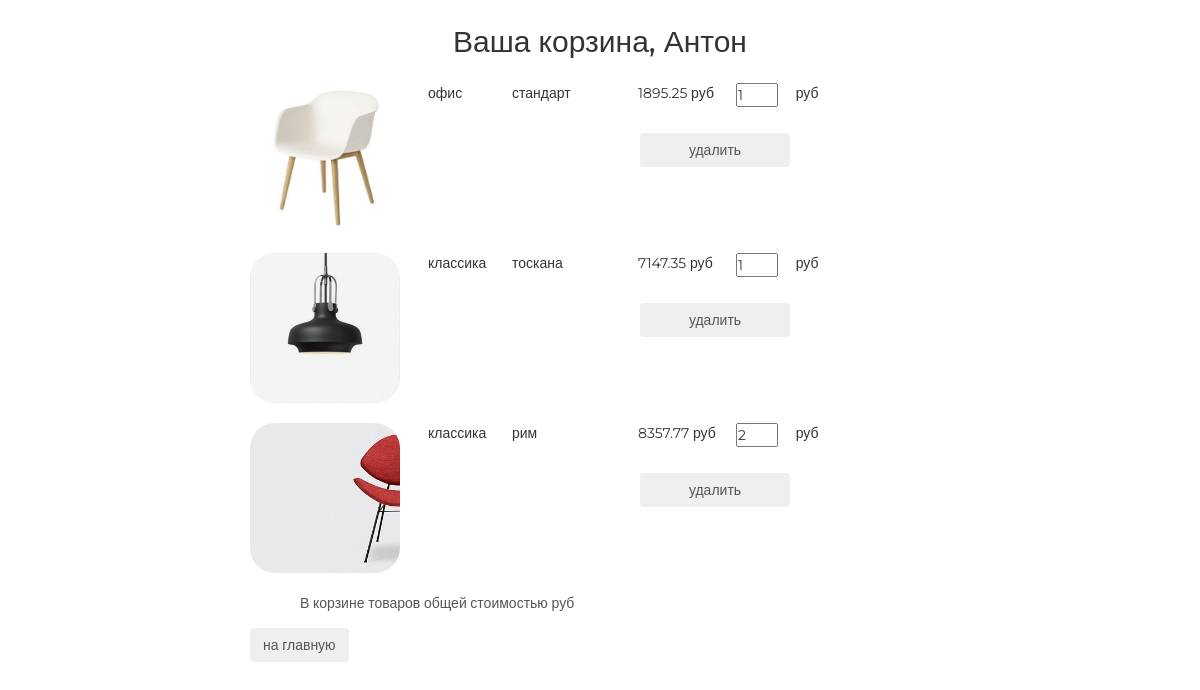
The app's page /basket/ (signed in), older data.
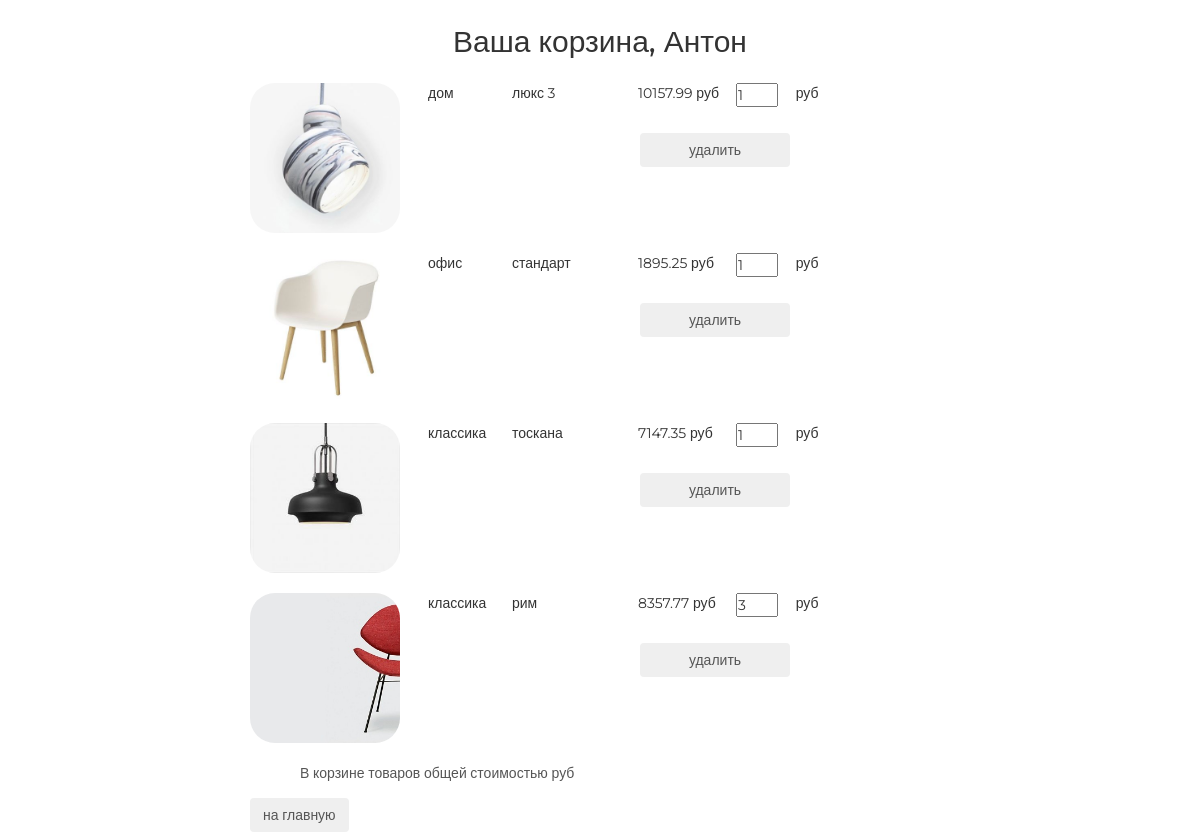
The same page, newer data.
### basketapp/models.py (models this page shows, shortened)
class Basket(models.Model):
    objects = BasketQuerySet.as_manager()
    user = models.ForeignKey(settings.AUTH_USER_MODEL, on_delete=models.CASCADE, related_name='basket')
    product = models.ForeignKey(Product, verbose_name='продукт', on_delete=models.CASCADE)
    quantity = models.PositiveIntegerField(verbose_name='количество', default=0)
    add_datetime = models.DateTimeField(verbose_name='время добавления', auto_now_add=True)
    def _get_product_cost(self):
        "return cost of all products this type"
        return self.product.price * self.quantity
    product_cost = property(_get_product_cost)

### mainapp/models.py (models this page shows, shortened)
class Product(models.Model):
    category = models.ForeignKey(ProductCategory, on_delete=models.CASCADE)
    name = models.CharField(verbose_name='имя продукта', max_length=128)
    image = models.ImageField(upload_to='products_images', blank=True)
    short_desc = models.CharField(verbose_name='краткое описание продукта', max_length=60, blank=True)
    description = models.TextField(verbose_name='описание продукта', blank=True)
    price = models.DecimalField(verbose_name='цена продукта', max_digits=8, decimal_places=2, default=0)
    quantity = models.PositiveIntegerField(verbose_name='количество на складе', default=0)
    is_active = models.BooleanField(verbose_name='категория активна', default=True, db_index=True)

class ProductCategory(models.Model):
    name = models.CharField(verbose_name='название категории', max_length=64, unique=True)
    description = models.TextField(verbose_name='описание категории', blank=True)
    is_active = models.BooleanField(verbose_name='категория активна', default=True)

### basketapp/views.py (the view)
# urls.py: re_path(r'^basket/', include('basketapp.urls', namespace='basket')),
@login_required
def basket(request):
    title = 'корзина'
    basket_items = Basket.objects.filter(user=request.user).order_by('product__category')
    content = {
        'title': title,
        'basket_items': basket_items,
    }
    return render(request, 'basketapp/basket.html', content)

### adminapp/templatetags/my_tags.py (called while the page is built)
def media_folder_products(string):
    if not string:
        string = 'products_images/default.jpg'
    new_string = "{}{}".format(URL_PREFIX, string)
    return new_string

### mainapp/context_processors.py (called while the page is built)
def basket(request):
    print(f'context processor basket works')
    basket = []
    if request.user.is_authenticated:
        basket = Basket.objects.filter(user=request.user)
    return {
        'basket': basket,
    }

### basketapp/templates/basketapp/basket.html
{% extends 'basketapp/base.html' %}
{% load static %}
{% block content %}
    <div class="basket_list">
        {% include 'basketapp/includes/inc_basket_list.html' %}
    </div>
    <button class="btn btn-round">
        <a href="{% url 'main' %}">
            на главную
        </a>
    </button>
{% endblock %}

### basketapp/templates/basketapp/includes/inc_basket_list.html
{% load my_tags %}
{% for item in basket_items %}
    <div class="basket_record">
        <img src="{{ item.product.image|media_folder_products }}" alt="{{ item.product.short_desc }}">
        <span class="category_name">{{ item.product.category.name }}</span>
        <span class="product_name">{{ item.product.name }}</span>
        <span class="product_price">{{ item.product.price }}&nbspруб</span>
        <input type="number" name="{{ item.pk }}" min="0" value="{{ item.quantity }}">
        <span class="product_cost">{{ item.cost }}&nbspруб</span>
        <button class="btn btn-round">
            <a href="{% url 'basket:remove' item.pk %}" class="">
                удалить
            </a>
        </button>
    </div>
{% endfor %}
{% if basket_items %}
    <div class="basket_summary">
        В корзине {{ basket_items.0.total_quantity }} товаров общей стоимостью
        {{ basket_items.0.total_cost }} руб
    </div>
{% endif %}

Row changes from the older to the newer data that the page shows:
added Basket: product.image|media_folder_products (picture), product.category.name "дом", product.name "люкс 3", product.price "10157.99", quantity "1"
changed Basket "рим": quantity "2" → "3"
